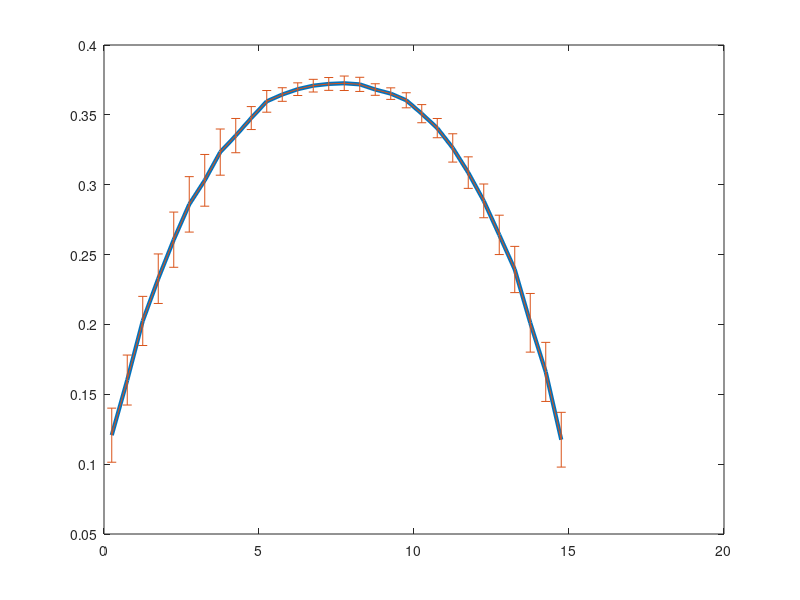

Recreate this plot in MATLAB.
clc 
clear all

load tf_config_density6_fgx4.txt;
data=tf_config_density6_fgx4;

si=size(data,1);

ancho = 15.0;
bin = 0.5;
f = ancho / bin;

y = zeros(1,f);
v = zeros(1,f);

vec_v=zeros(1,floor(si/2));
vec_y=zeros(1,floor(si/2));

matriz=zeros(f,floor(si/2));
vec_b=zeros(1,f);

a = 1;

for i=floor(si/2):si 
    vv = sqrt(data(i,3)*data(i,3)+data(i,4)*data(i,4));
    ybin = floor(data(i,2)/bin)+1;
    
    vec_b(ybin)=vec_b(ybin)+1;
    matriz(ybin,vec_b(ybin))=vv;
    
    y(ybin) = y(ybin) + 1;
    v(ybin) = v(ybin) + vv;
    
    vec_v(a)= vv;
    vec_y(a)= data(i,2);
    
    a = a+1;
end

vprom = zeros(1,f);

for i=1:f
    if y(i)>0
      vprom(i) = v(i) / y(i);
    end
end

y=zeros(1,f);
media=zeros(1,f);
err=zeros(1,f);

for i=1:f
    y(i)=i*bin;
    if vec_b(i)>0
      media(i)=mean(matriz(i,1:vec_b(i)));
      err(i)=std(matriz(i,1:vec_b(i)));
    end
 end

T = [y' media' err'];


dlmwrite('speed_profile_w15_density6_fgx4.txt',T,'delimiter','\t','precision',3,'-append');


plot(bin-bin/2:bin:ancho-bin/2,media,'Linewidth',3);
hold on
errorbar(bin-bin/2:bin:ancho-bin/2,media,err);